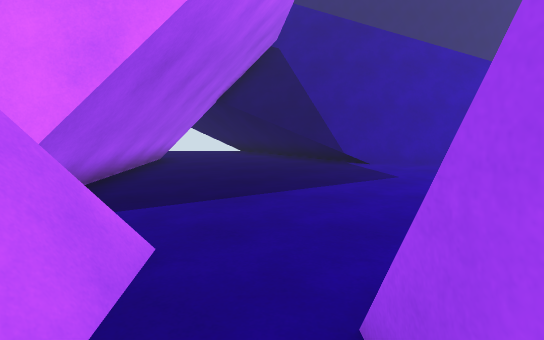
View 1 (above)

14 first-person views from a walk through a Unity game level. The camera is 1.5 m above the floor, tilts 8° down and sees 80° across. The floor is counted in squares, 1 m on a side. Each view is taken from the middle of a square. On the plan, view 1 faces up. The plan holds only what a view shows up to about 15 squares ahead; the rest is blank. The place goes on beyond the plan.

View 2
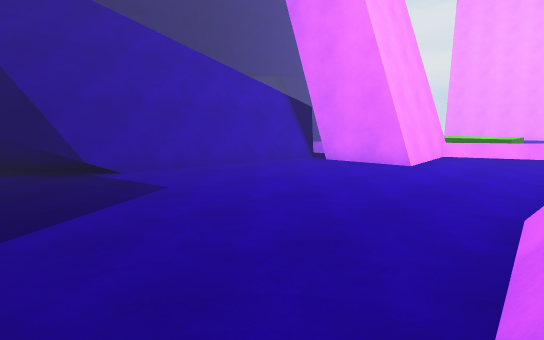

View 3
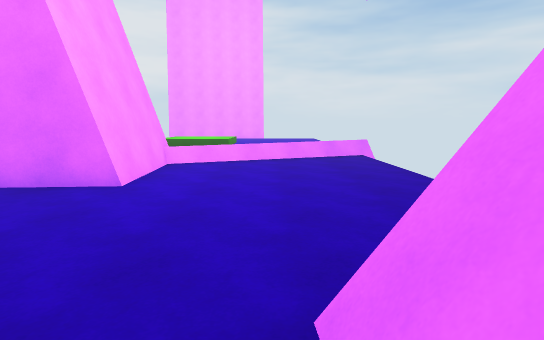

View 4
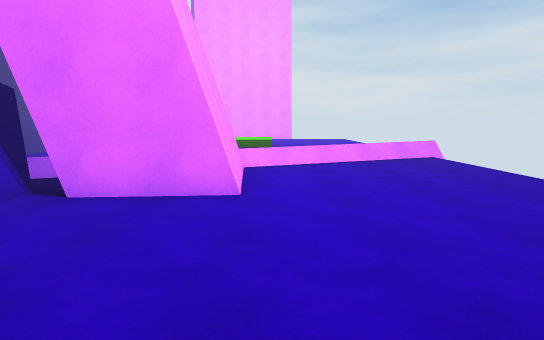

View 5
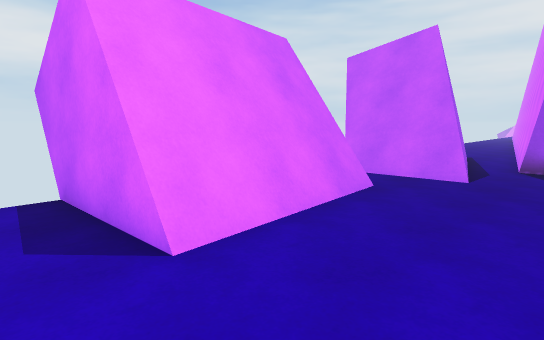

View 6
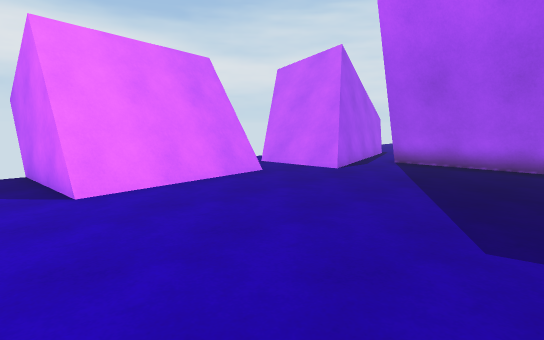

View 7
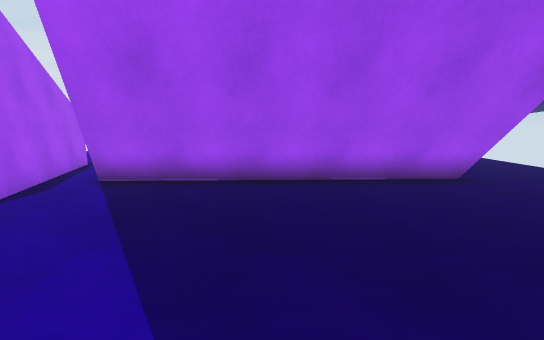

View 8
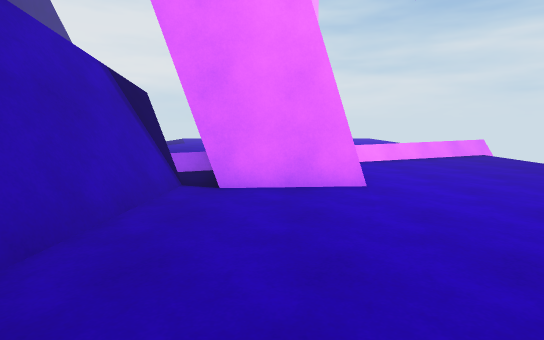

View 9
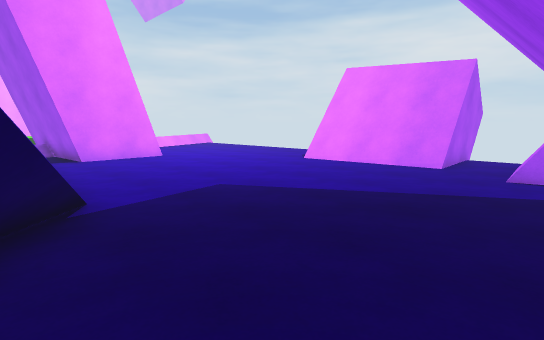

View 10
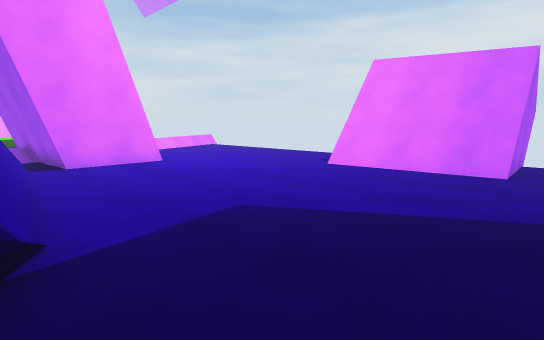

View 11
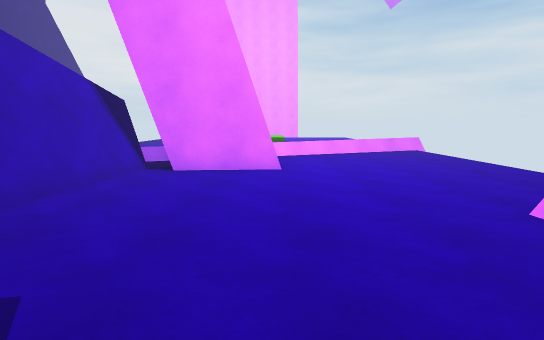

View 12
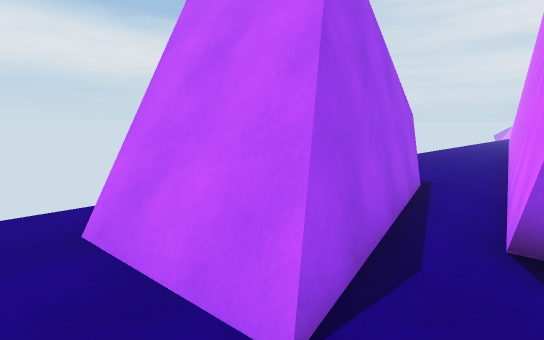

View 13
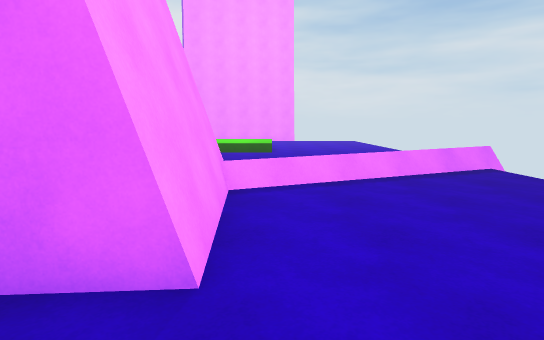

View 14
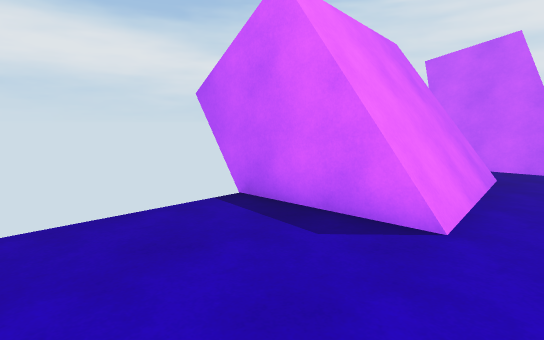

### Floor plan
Points are (right, up) in squares from view 1. A wall is a line through its corners. A room is listed if a view was taken in it or the views show most of it. See-through windows are left out.
Room 1 (views 1, 2, 3, 4, 5, 6, 7, 8, 10, 11, 12, 13, 14)
walls: (6.3, 2.5) (6.5, -2.6); (11.8, 6.7) (11.6, 10.4); (0.5, 1.4) (6.4, 1.9); (0.5, 1.3) (6.4, 1.8); (0.5, 1) (6.3, 1.5); (7.8, 12.8) (-0.2, 13.8); (12.8, 11.8) (0.8, 13.3); (13, 12) (-0.2, 13.6); (13, 12.2) (7.9, 12.8); (-2.4, 3.3) (-2.2, -0.4); (0.8, -2.6) (0.6, 2); (-2.7, 3.1) (-2.5, -0.5); (-3, 3.1) (-2.8, -0.6); (17.5, 7.6) (11.7, 7.2); (-2.8, 12.6) (-2.3, 4.9); (-3, 12.5) (-2.5, 4.8); (-3.3, 12.4) (-2.8, 4.8) (-8.1, 4); (-3.5, 12.4) (-3.1, 4.6); (-3.7, 12.5) (-3.5, 4.6); (-7.9, 1.9) (-1.6, 3.5); (-8, 1.7) (-2.2, 3.2) (-1.9, -0.3)
low walls: (12.4, 6.8) (11.8, 6.7); (13.4, 6.9) (12.5, 6.8); (0.6, 2) (6.3, 2.5); (0.5, 1.6) (6.4, 2.1); (11, 11.5) (4.4, 12.3); (14.4, 6.9) (13.5, 6.9); (12.1, 11.3) (11.4, 11.4); (12.5, 11.5) (1.5, 12.9); (15.4, 7) (14.5, 6.9); (-1.6, 3.5) (-1.5, 2); (-1.8, 3.5) (-1.5, -0.2); (17.2, 5.5) (16.5, 7.1) (15.5, 7); (17.5, 7.4) (11.7, 6.9); (19.3, 0.5) (17.5, 4.8); (-3.9, 12.8) (-3.6, 4.5); (20.2, -1.5) (19.4, 0.2); (20.4, -1.6) (16.6, 7.3)
ways out: opening at (-1.5, 13.5) to room 2; gap at (18, 5)
Room 2 (view 9)
walls: (-3.8, 14.5) (-3.7, 12.5); (-3.6, 14.6) (-3.5, 12.4); (-3.4, 14.6) (-3.3, 12.4); (-3.1, 14.7) (-3, 12.5); (-3, 14.8) (-2.8, 12.6)
low walls: (-4.6, 14.3) (-4.2, 4.5); (-4.4, 14.3) (-4, 4.5); (-4.2, 14.5) (-3.9, 4.5); (-4, 14.5) (-3.9, 12.8)
ways out: opening at (-1.5, 13.5) to room 1
Room 3 (no view inside)
walls: (11.6, 10.6) (15, 10.8)
low walls: (14.4, 12.4) (14.1, 13); (13.5, 10.5) (15, 10.6) (14.5, 11.8); (15.1, 10.6) (14.4, 12.3)

Where each view was taken, in squares from view 1:
view 1: 0 up, 0 right, facing up
view 2: 2 up, 0 right, facing up-right
view 3: 3 up, 4 right, facing right
view 4: 6 up, 5 right, facing right
view 5: 6 up, 8 right, facing down-left
view 6: 10 up, 8 right, facing down-left
view 7: 9 up, 4 right, facing left
view 8: 9 up, 4 right, facing right
view 9: 14 up, 3 left, facing down-right
view 10: 13 up, 1 left, facing down-right
view 11: 7 up, 1 right, facing right
view 12: 5 up, 0 right, facing down-left
view 13: 6 up, 9 right, facing right
view 14: 4 up, 11 right, facing down-left
